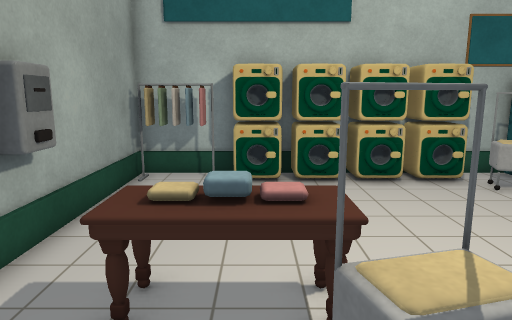
[1] (above)

12 first-person views from a walk through a Unity game level. The camera is 1.4 m above the floor, tilts 10° down and sees 70° across. Doors are open. The floor is counted in squares, 0.5 m on a side. Each view is taken from the middle of a square. On the plan, view 1 faces up. The plan holds only what a view shows up to about 20 squares ahead; the rest is blank. The player character is not drawn. Some animated figures are not drawn.

[2]
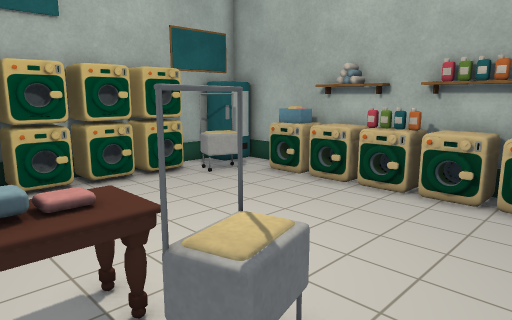

[3]
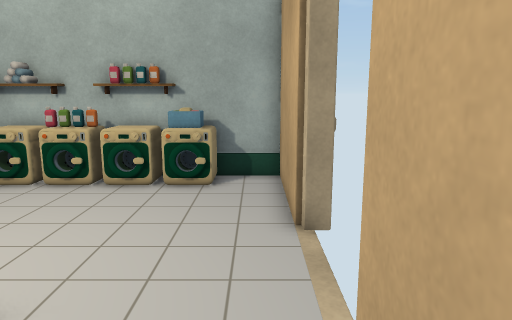

[4]
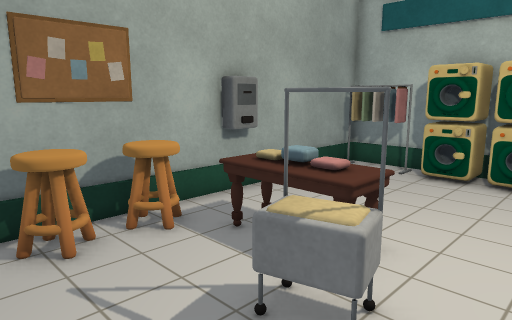

[5]
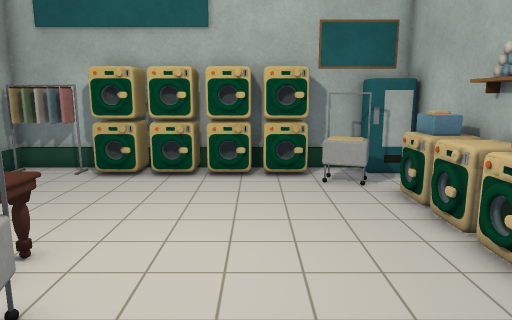

[6]
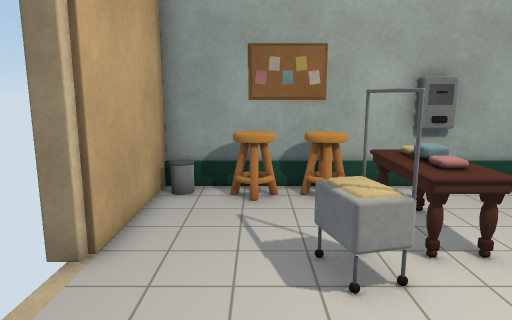

[7]
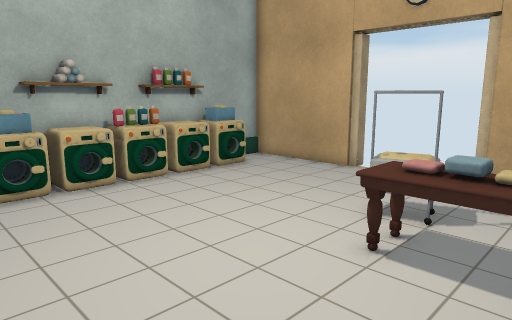

[8]
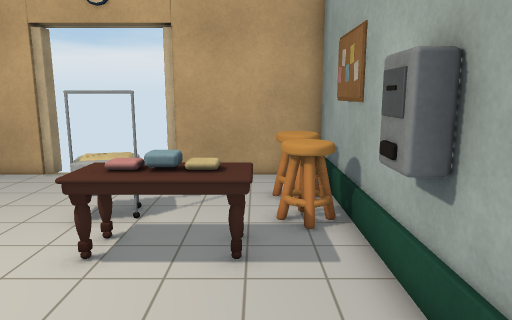

[9]
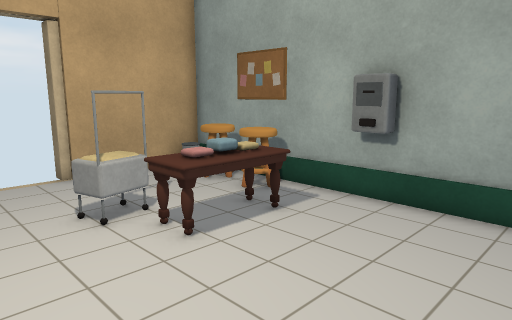

[10]
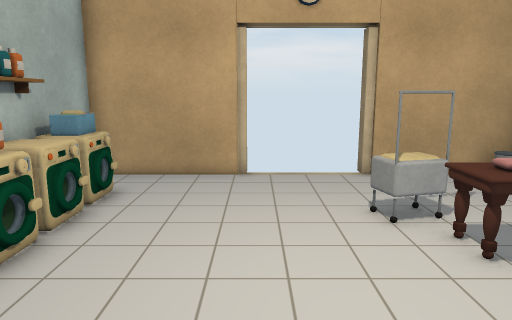

[11]
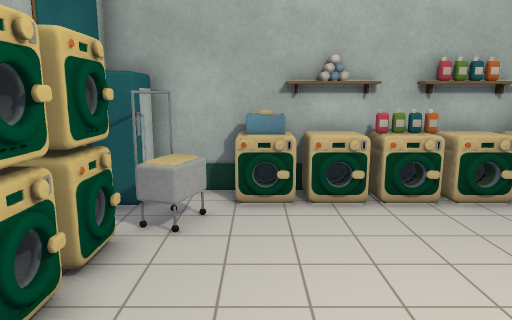

[12]
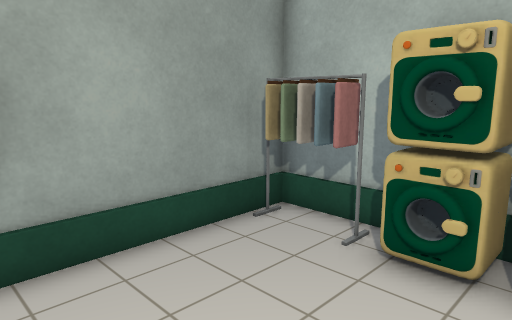

### Floor plan
Points are (right, up) in squares from view 1. A wall is a line through its corners. A room is listed if a view was taken in it or the views show most of it. See-through windows are left out.
Room 1 (views 1, 2, 3, 4, 5, 6, 7, 8, 9, 10, 11, 12)
walls: (-4.3, 5.6) (-4.3, -1.8) (1.2, -1.8); (-0.4, 13.3) (-4.3, 13.3) (-4.3, 7.4); (0.7, -1.8) (1.2, -2); (5.3, -1.8) (10.8, -1.8) (10.8, 12.5); (5.3, -2) (5.8, -1.8); (8.5, 13.3) (7.4, 13.3)
ways out: open door at (3, -2)
objects: other object (-4, 0) to (-3, 1); other object (-4, 2) to (-3, 3); other object (-2, 4) to (1, 5); other object (-1, 12); other object (0, 12) to (1, 13); other object (1, 2) to (2, 3); other object (1, 12); other object (2, 12) to (3, 13); other object (3, 12); other object (4, 12) to (5, 13); other object (5, 12); other object (6, 12) to (7, 13); other object (7, 10) to (10, 13); other object (9, 0) to (10, 1); other object (9, 2) to (10, 3); other object (9, 4) to (10, 5); other object (9, 6) to (10, 7); other object (9, 8) to (10, 10)

Where each view was taken, in squares from view 1:
view 1: 0 up, 0 right, facing up
view 2: 0 up, 1 left, facing up-right
view 3: 1 down, 2 left, facing right
view 4: 1 down, 4 right, facing up-left
view 5: 1 down, 5 right, facing up
view 6: 1 up, 7 right, facing left
view 7: 11 up, 2 left, facing down-right
view 8: 11 up, 2 left, facing down
view 9: 11 up, 5 right, facing down-left
view 10: 11 up, 5 right, facing down
view 11: 9 up, 0 right, facing right
view 12: 6 up, 2 right, facing up-left
